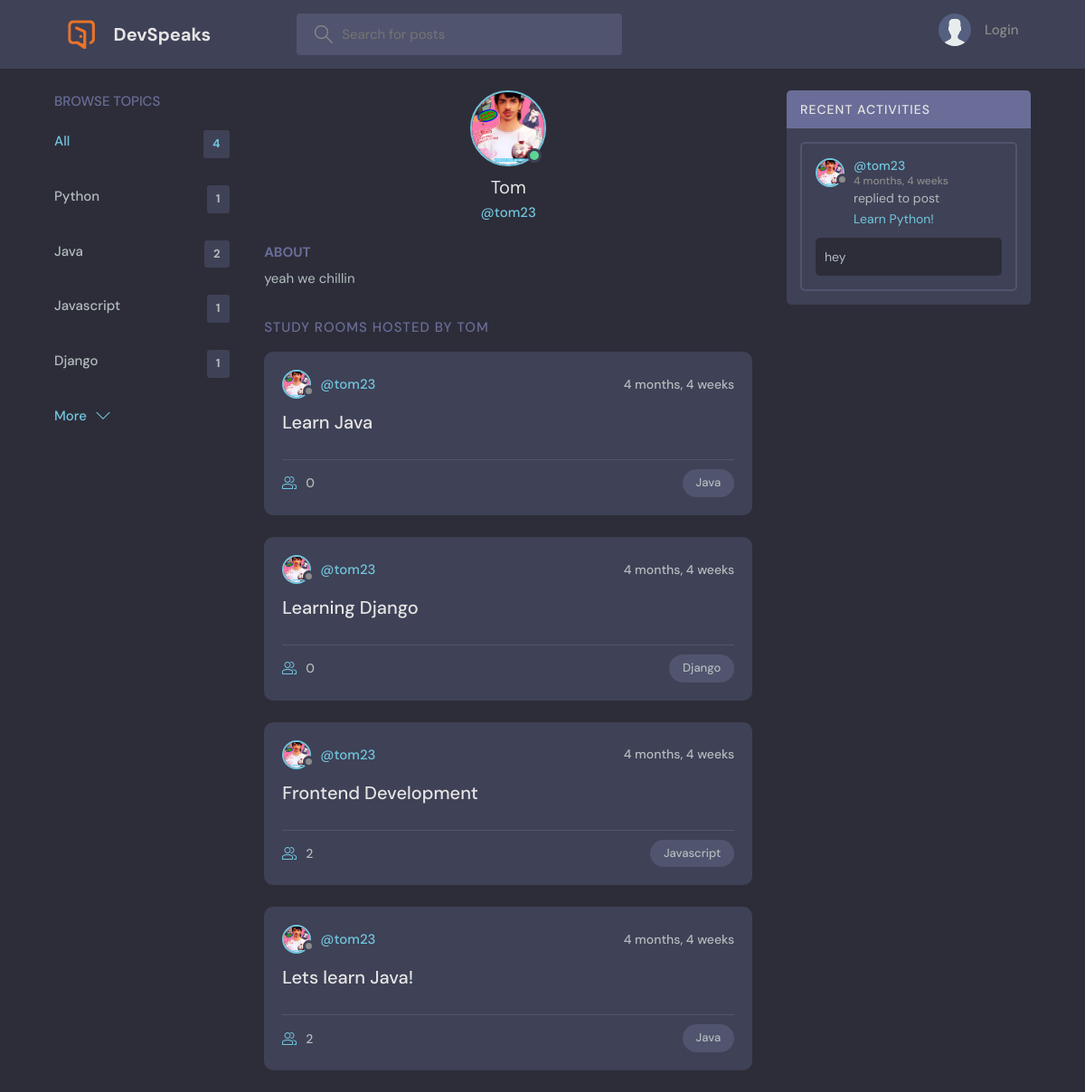
The app's page /profile/2/ with its own data.
### base/models.py (models this page shows, shortened)
class Topic(models.Model):
    name = models.CharField(max_length=200)

class User(AbstractUser):
    name = models.CharField(max_length=200,null=True)
    email = models.EmailField(null=True,unique=True)
    bio = models.TextField(null=True)
    avatar = models.ImageField(null=True,default="avatar.svg")
    USERNAME_FIELD = 'email'
    REQUIRED_FIELDS = []

class Room(models.Model):
    host = models.ForeignKey(User,on_delete=models.SET_NULL,null = True)
    topic = models.ForeignKey(Topic,on_delete=models.SET_NULL,null = True)
    name = models.CharField(max_length=200)
    description = models.TextField(null=True,blank=True)
    participants = models.ManyToManyField(User,related_name='participants',blank=True)
    updated = models.DateTimeField(auto_now=True)
    created = models.DateTimeField(auto_now_add=True)
    class Meta :
        ordering = ['-updated','-created']

class Message(models.Model):
    user = models.ForeignKey(User,on_delete=models.CASCADE)
    room = models.ForeignKey(Room,on_delete=models.CASCADE)
    body = models.TextField()
    updated = models.DateTimeField(auto_now=True)
    created = models.DateTimeField(auto_now_add=True)
    class Meta :
        ordering = ['-updated','-created']

### base/views.py (the view)
# urls.py: path('profile/<str:pk>/',views.userProfile,name='user-profile'),
def userProfile(request,pk):
    user = User.objects.get(id=pk)
    rooms = user.room_set.all()
    room_messages = user.message_set.all()
    topics = Topic.objects.all()
    context = {'user':user,'rooms':rooms,'room_messages':room_messages,'topics':topics}
    return render(request,'base/profile.html',context)

### base/templates/base/profile.html (shortened to what this page needs)
{% extends 'main.html' %}
{% block content %}
  <main class="profile-page layout layout--3">
    <div class="container">
      {% include 'base/topics_component.html' %}
      <div class="roomList">
        <div class="profile">
          <div class="profile__avatar">
            <div class="avatar avatar--large active">
              <img src="{{user.avatar.url}}" />
            </div>
          </div>
          <div class="profile__info">
            <h3>{{user.name}}</h3>
            <p>@{{user.username}}</p>
          </div>
          <div class="profile__about">
            <h3>About</h3>
            <p>
              {{user.bio}}
            </p>
          </div>
        </div>
        <div class="roomList__header">
          <div>
            <h2>Study Rooms Hosted by {{user.name}}</a>
            </h2>
          </div>
        </div>
        {% include 'base/feed_component.html' %}
      </div>
      {% include 'base/activity_component.html' %}
    </div>
  </main>
{% endblock content %}

### base/templates/base/topics_component.html
<div class="topics">
    <div class="topics__header">
      <h2>Browse Topics</h2>
    </div>
    <ul class="topics__list">
      <li>
        <a href="{% url 'home' %}" class="active">All <span>{{topics.count}}</span></a>
      </li>
    {% for topic in topics %}
      <li>
        <a href="{% url 'home' %}?q={{topic.name}}">{{topic.name}} <span>{{topic.room_set.all.count}}</span></a>
      </li>
    {% endfor %}
    </ul>
    <a class="btn btn--link" href="{% url 'topics' %}">
      More
      <svg version="1.1" xmlns="http://www.w3.org/2000/svg" width="32" height="32" viewBox="0 0 32 32">
        <title>chevron-down</title>
        <path d="M16 21l-13-13h-3l16 16 16-16h-3l-13 13z"></path>
      </svg>
    </a>
  </div>

### base/templates/base/feed_component.html (shortened to what this page needs)
{% for room in rooms%}
<div class="roomListRoom">
    <div class="roomListRoom__header">
      <a href="{% url 'user-profile' room.host.id %}" class="roomListRoom__author">
        <div class="avatar avatar--small">
          <img src="{{room.host.avatar.url}}" />
        </div>
        <span>@{{room.host.username}}</span>
      </a>
      <div class="roomListRoom__actions">
        <span>{{room.created|timesince}}</span>
      </div>
    </div>
    <div class="roomListRoom__content">
      <a href="{% url 'room' room.id %}">{{room.name}}</a>
    </div>
    <div class="roomListRoom__meta">
      <a href="{% url 'room' room.id %}" class="roomListRoom__joined">
        {{room.participants.all.count}}
      </a>
      <p class="roomListRoom__topic">{{room.topic.name}}</p>
    </div>
  </div>
{% endfor %}

### base/templates/base/activity_component.html (shortened to what this page needs)
<div class="activities">
    <div class="activities__header">
      <h2>Recent Activities</h2>
    </div>
    {% for message in room_messages %}
    <div class="activities__box">
      <div class="activities__boxHeader roomListRoom__header">
        <a href="{% url 'user-profile' message.user.id %}" class="roomListRoom__author">
          <div class="avatar avatar--small">
            <img src="{{message.user.avatar.url}}" />
          </div>
          <p>
            @{{message.user.username}}
            <span>{{message.created|timesince}}</span>
          </p>
        </a>
      </div>
      <div class="activities__boxContent">
        <p>replied to post <a href="{% url 'room' message.room.id %}">{{message.room.name}}</a></p>
        <div class="activities__boxRoomContent">
            {{message.body}}
        </div>
      </div>
    </div>
    {% endfor %}
  </div>

### records on screen
Topic: name "Python", room_set.all.count "1"
Topic: name "Java", room_set.all.count "2"
Topic: name "Javascript", room_set.all.count "1"
Topic: name "Django", room_set.all.count "1"
User: avatar (picture), name "Tom", username "tom23", bio "yeah we chillin", name "TOM"
Room: host.avatar (picture), host.username "tom23", created "4 months, 4 weeks", name "Learn Java", participants.all.count "0", topic.name "Java"
Room: host.avatar (picture), host.username "tom23", created "4 months, 4 weeks", name "Learning Django", participants.all.count "0", topic.name "Django"
Room: host.avatar (picture), host.username "tom23", created "4 months, 4 weeks", name "Frontend Development", participants.all.count "2", topic.name "Javascript"
Room: host.avatar (picture), host.username "tom23", created "4 months, 4 weeks", name "Lets learn Java!", participants.all.count "2", topic.name "Java"
Message: user.avatar (picture), user.username "tom23", created "4 months, 4 weeks", room.name "Learn Python!", body "hey"

### other values on screen
{{ topics.count }} "4"
